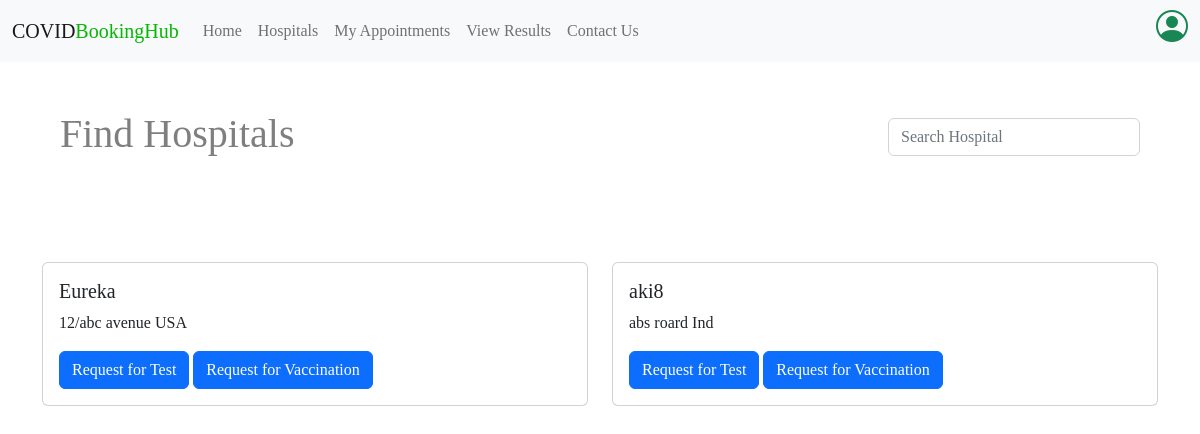
/user/hospital.php (signed in), run on the app's committed database.
### tables this page shows
CREATE TABLE `hospital` (
  `id` bigint(20) NOT NULL,
  `name` varchar(200) DEFAULT NULL,
  `address` varchar(200) DEFAULT NULL,
  `country` varchar(30) DEFAULT NULL,
  `email` varchar(100) DEFAULT NULL,
  `password` varchar(100) DEFAULT NULL,
  `isapprove` varchar(50) DEFAULT NULL,
  `isactive` int(11) DEFAULT NULL,
  `create_at` datetime DEFAULT current_timestamp()
);

### user/hospital.php (the view, shortened to what this page needs)
<!doctype html>
<html lang="en">
<head>
  <link rel="stylesheet" href="https://cdn.jsdelivr.net/npm/bootstrap-icons@1.11.0/font/bootstrap-icons.css">
  <link href="https://cdn.jsdelivr.net/npm/bootstrap@5.2.1/dist/css/bootstrap.min.css" rel="stylesheet">
</head>
<body>
     <?php
    include('navbar.php');
    ?>
  <main>
    <div>
      <div class="my-5 mx-5 row row-cols-1 row-cols-md-4 justify-content-between">
        <div>
          <h1 class="text-black-50">Find Hospitals</h1>
        </div>
        <div>
          <input id="myInput" type="search" class="form-control mt-2" placeholder="Search Hospital">
        </div>
      </div>
      <div class="container">
        <div class="row">
          <?php
          $hospitalQuery = "SELECT * FROM hospital WHERE isapprove = 'Accepted' ORDER BY isapprove DESC";
          $res = mysqli_query($conn, $hospitalQuery);
          if (mysqli_num_rows($res) != 0) {
            while ($data = mysqli_fetch_assoc($res)) {
              echo '
                  <div class="col-sm-6 mt-5 hospital-card">
                      <div class="card">
                          <div class="card-body">
                              <h5 class="card-title">'  . $data['name'] . "</h5>
                              <p class='card-text'>" . $data['address']. " " . $data['country'] . "</p>
                              <a href='requestForm.php ?id=$data[id]' class='btn btn-primary'>Request for Test</a>
                              <a href='requestVaccineForm.php ?id=$data[id]' class='btn btn-primary'>Request for Vaccination</a>
                          </div>
                      </div>
                  </div>
              ";
            };
          }else{
            echo "<h1>No Data</h1>";
          }
          ?>
        </div>
      </div>
    </div>
  </main>
</body>
</html>

### user/hospital.php (style rules this page uses)
* { padding: 0; margin: 0; font-family: 'Playfair Display', serif; }

### data on the page
hospital: name "Eureka", address "12/abc avenue", country "USA"
hospital: name "aki8", address "abs roard", country "Ind"
